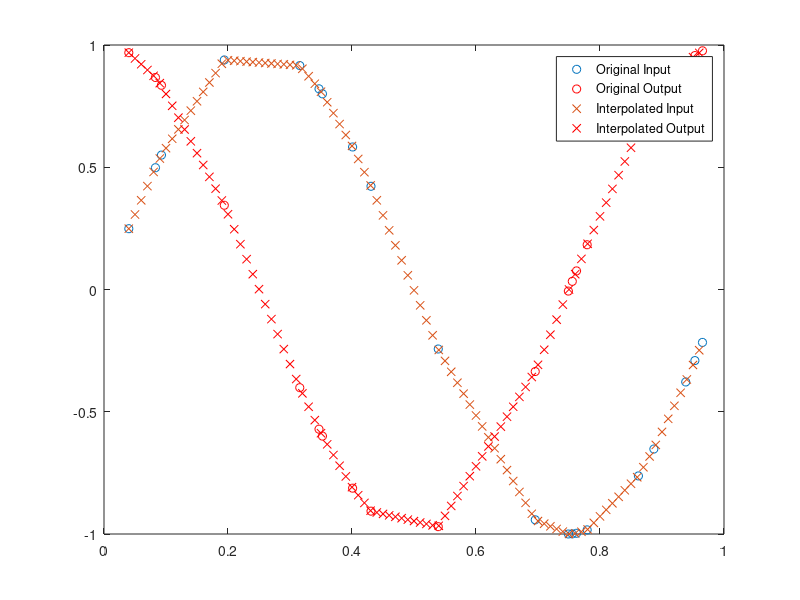

Source code (MATLAB):
% create some dummy data
time = rand(20,1);                                % irregular sampled measurements
input = sin(2*pi*time);                           % some input signal
output = cos(2*pi*time);                          % some output signal

% define new time vector and interpolate input and output data
Ts = 0.01;                                        % new sampling time in seconds
newTime = min(time) : Ts : max(time);             % new time vector
inputInterp = interp1(time, input, newTime);      % interpolated  input data
outputInterp = interp1(time, output, newTime);    % interpolated  output data

% lets see what just happend
figure
plot(time,input,'o'), hold on
plot(time,output,'ro');

plot(newTime, inputInterp, 'x')
plot(newTime, outputInterp, 'rx')

legend({'Original Input', 'Original Output', 'Interpolated Input', 'Interpolated Output'})